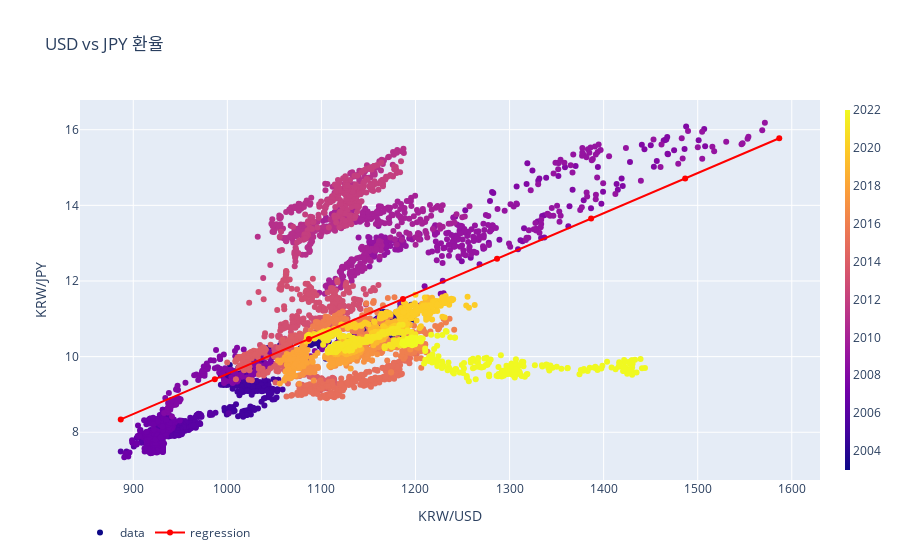

The notebook cell this image was saved under:
### Code cell
fig1 = go.Figure()
fig1.add_trace(
    go.Scatter(
        x=df_fx['Adj Close_USD'], 
        y=df_fx['Adj Close_JPY'], 
        name='data', 
        mode='markers', 
        marker=dict(
            color=df_fx['year'],
            showscale=True,
            colorbar=dict(
                thickness=5,
                # tickvals=[-5, 5],
                # ticktext=['low', 'high'],
                outlinewidth=0,
            )
        ),
        text=df_fx['year'],
    )
)
fig1.add_trace(
    go.Scatter(
        x=X_, 
        y=Y_, 
        name='regression', 
        mode='lines+markers', 
        marker_color='red',
    )
)
fig1.update_layout(
    title='USD vs JPY 환율',
    xaxis_title='KRW/USD',
    yaxis_title='KRW/JPY',
    legend=dict(
        orientation='h',
    ),
)
fig1.show()

### Figure 1 — Plotly figure (JSON) as saved in the notebook; plotly's stock layout.template omitted (floating-point values rounded to 4 significant figures; data arrays with more than 128 entries replaced by an {"elided": "..."} marker saying what was removed)
{"data": [{"marker": {"color": {"elided": "4937 int values"}, "colorbar": {"outlinewidth": 0, "thickness": 5}, "showscale": true}, "mode": "markers", "name": "data", "text": {"elided": "4937 int values"}, "type": "scatter", "x": {"elided": "4937 float values"}, "y": {"elided": "4937 float values"}}, {"marker": {"color": "red"}, "mode": "lines+markers", "name": "regression", "type": "scatter", "x": [886.7, 986.7, 1087.0, 1187.0, 1287.0, 1387.0, 1487.0, 1587.0], "y": [8.34, 9.403, 10.46, 11.53, 12.59, 13.65, 14.71, 15.77]}], "layout": {"legend": {"orientation": "h"}, "title": {"text": "USD vs JPY 환율"}, "xaxis": {"title": {"text": "KRW/USD"}}, "yaxis": {"title": {"text": "KRW/JPY"}}}}
